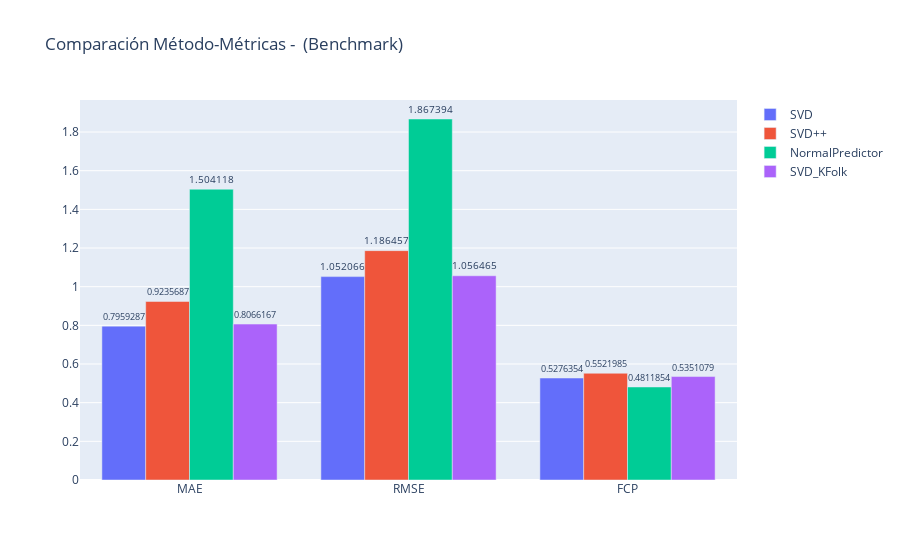

Source (notebook cell):
### Markdown cell above
En este caso el mejor método fue el kfolk ya que nos da un menor error de predicción, tanto para MAE y RMSE , tambien podemos ver que la métrica FCP tiene un menor margen de error en la predicción en todos los casos.

### Code cell
import plotly.graph_objects as go

fig = go.Figure( )
fig.add_trace(go.Bar(name="SVD", x=["MAE", "RMSE", "FCP"], y=[svd_mae,svd_rmse,svd_fcp]))
fig.add_trace(go.Bar(name="SVD++", x=["MAE", "RMSE","FCP"], y=[svdpp_mae,svdpp_rmse,svdpp_fcp]))
fig.add_trace(go.Bar(name="NormalPredictor", x=["MAE", "RMSE","FCP"], y=[normal_mae,normal_rmse,normal_fcp]))
fig.add_trace(go.Bar(name="SVD_KFolk", x=["MAE", "RMSE","FCP"], y=[kfolk_MAE,kfolk_RMSE,kfolk_FCP]))

fig.update_traces(texttemplate='%{y}', textposition='outside')
fig.update_layout(title_text='Comparación Método-Métricas -  (Benchmark)')

fig.show()

### Figure 1 — Plotly figure (JSON) as saved in the notebook; plotly's stock layout.template omitted (floating-point values rounded to 4 significant figures)
{"data": [{"name": "SVD", "textposition": "outside", "texttemplate": "%{y}", "type": "bar", "x": ["MAE", "RMSE", "FCP"], "y": [0.7959, 1.052, 0.5276]}, {"name": "SVD++", "textposition": "outside", "texttemplate": "%{y}", "type": "bar", "x": ["MAE", "RMSE", "FCP"], "y": [0.9236, 1.186, 0.5522]}, {"name": "NormalPredictor", "textposition": "outside", "texttemplate": "%{y}", "type": "bar", "x": ["MAE", "RMSE", "FCP"], "y": [1.504, 1.867, 0.4812]}, {"name": "SVD_KFolk", "textposition": "outside", "texttemplate": "%{y}", "type": "bar", "x": ["MAE", "RMSE", "FCP"], "y": [0.8066, 1.056, 0.5351]}], "layout": {"title": {"text": "Comparación Método-Métricas -  (Benchmark)"}}}
